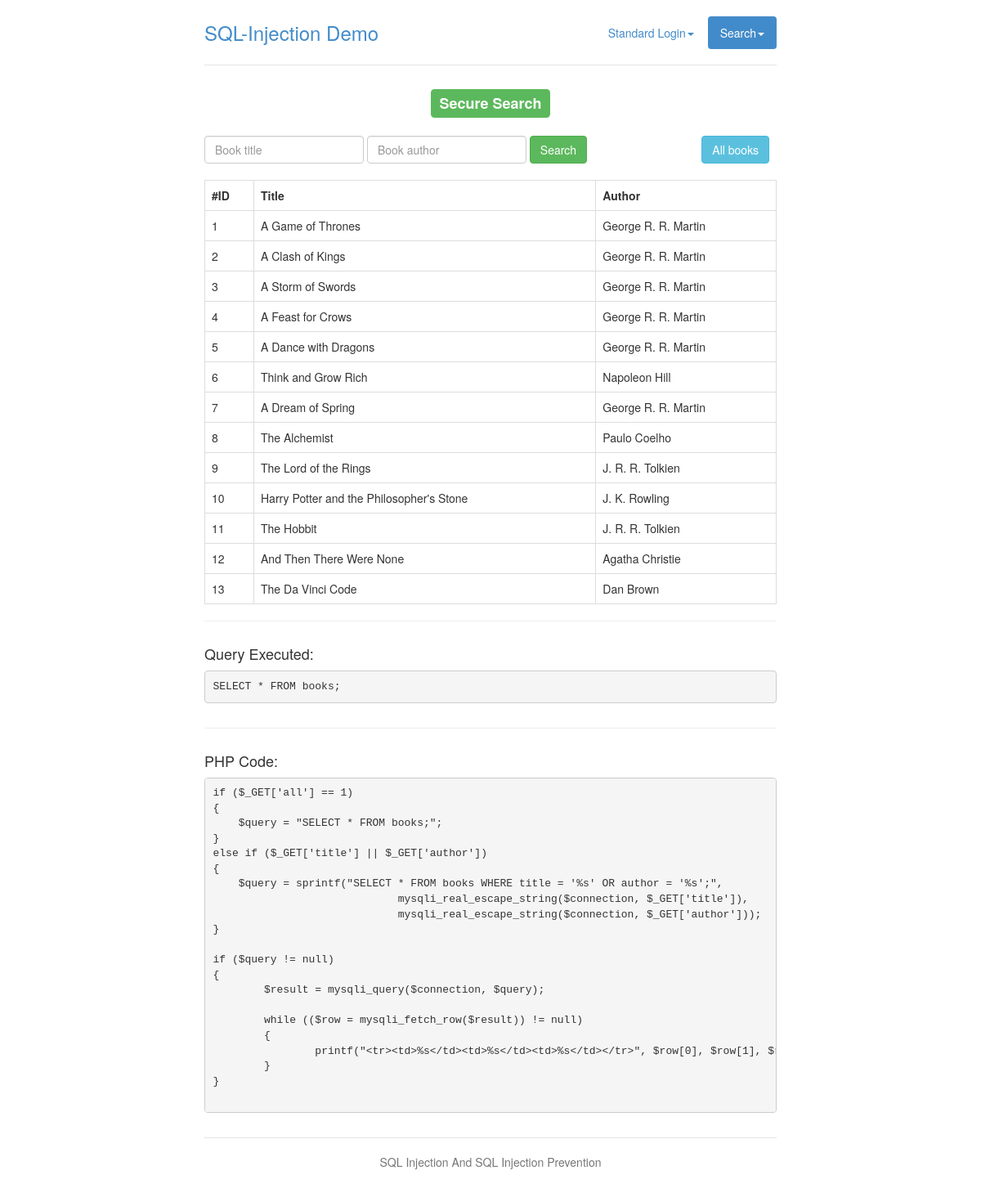
The app's page /books2.php?all=1 with its own data.
### tables this page shows
CREATE TABLE `books` (
  `id` int(11) NOT NULL,
  `title` varchar(50) NOT NULL DEFAULT '0',
  `author` varchar(50) NOT NULL DEFAULT '0'
);

### www/books2.php (the view, shortened to what this page needs)
<?php
    require "db_connect.php";
?>
<!DOCTYPE html>
<html lang="en">
  <head>
    <link href="css/bootstrap.min.css" rel="stylesheet">
    <link href="css/style.css" rel="stylesheet">
  </head>
  <body>
    <div class="container">
      <div class="header hidden-xs">
        <ul class="nav nav-pills pull-right">
          <li class="dropdown">
            <a href="#" class="dropdown-toggle" data-toggle="dropdown">Standard Login<b class="caret"></b></a>
          </li>
          <li class="active dropdown">
            <a href="#" class="dropdown-toggle" data-toggle="dropdown">Search<b class="caret"></b></a>
          </li>
        </ul>
		<h3 class="text-muted"><a href="index.php">SQL-Injection Demo</a></h3>
      </div>
      <h3 class="text-center"><span class="label label-success">
Secure Search</span></h3><br>
      <div class="row">
        <div class="col-sm-10">
          <form class="form-inline" role="form" action="books2.php" method="GET">
            <div class="form-group">
              <input type="text" name="title" class="form-control" placeholder="Book title">
            </div>
            <div class="form-group">
              <input type="text" name="author" class="form-control"placeholder="Book author">
            </div>
            <button type="submit" class="btn btn-success">Search</button>
          </form>
        </div>
        <div class="col-sm-2">
          <a href="books2.php?all=1"><button type="button" class="btn btn-info">All books</button></a>
        </div>
      </div>
      <br>
      <table class="table table-bordered">
        <tr>
          <th>#ID</th>
          <th>Title</th>
          <th>Author</th>
        </tr>
      <?php
        if ($_GET['all'] == 1)
        {
            $query = "SELECT * FROM books;";
        }
        if ($query != null)
		{
			$result = mysqli_query($connection, $query);
			while (($row = mysqli_fetch_row($result)) != null)
			{
				printf("<tr><td>%s</td><td>%s</td><td>%s</td></tr>", $row[0], $row[1], $row[2]);
			}
		}
      ?>
      </table>
      <hr>
      <div class="row">
        <div class="col-sm-12">
          <h4>Query Executed:</h4>
        </div>
      </div>
      <div class="row">
        <div class="col-sm-12">
          <div class="highlight">
            <pre><?= $query ?></pre>
          </div>
        </div>
      </div>
      <hr>
      <div class="row">
        <div class="col-sm-12">
          <h4>PHP Code:</h4>
        </div>
      </div>
      <div class="row">
        <div class="col-sm-12">
          <div class="highlight">
            <pre>
if ($_GET['all'] == 1)
{
    $query = "SELECT * FROM books;";
}
else if ($_GET['title'] || $_GET['author'])
{
    $query = sprintf("SELECT * FROM books WHERE title = '%s' OR author = '%s';",
                             mysqli_real_escape_string($connection, $_GET['title']),
                             mysqli_real_escape_string($connection, $_GET['author']));
}
if ($query != null)
{
	$result = mysqli_query($connection, $query);
	while (($row = mysqli_fetch_row($result)) != null)
	{
		printf("&lt;tr&gt;&lt;td&gt;%s&lt;/td&gt;&lt;td&gt;%s&lt;/td&gt;&lt;td&gt;%s&lt;/td&gt;&lt;/tr&gt;", $row[0], $row[1], $row[2]);
	}
}
            </pre>
          </div>
        </div>
      </div>
      <br>
      <?php include("footer.php"); ?>
    </div>
  </body>
</html>

### www/css/style.css (style rules this page uses)
body { padding-top: 20px; padding-bottom: 20px; }
.header, .marketing, .footer { padding-right: 15px; padding-left: 15px; }
.header { border-bottom: 1px solid #e5e5e5; }
.header h3 { padding-bottom: 19px; margin-top: 0; margin-bottom: 0; line-height: 40px; }
.header a { text-decoration: none; }
@media (min-width: 768px) { .container { max-width: 730px; } }
@media screen and (min-width: 768px) { .header, .marketing, .footer { padding-right: 0; padding-left: 0; } }
@media screen and (min-width: 768px) { .header { margin-bottom: 30px; } }

### records on screen
books: id "1", title "A Game of Thrones", author "George R. R. Martin"
books: id "2", title "A Clash of Kings", author "George R. R. Martin"
books: id "3", title "A Storm of Swords", author "George R. R. Martin"
books: id "4", title "A Feast for Crows", author "George R. R. Martin"
books: id "5", title "A Dance with Dragons", author "George R. R. Martin"
books: id "6", title "Think and Grow Rich", author "Napoleon Hill"
books: id "7", title "A Dream of Spring", author "George R. R. Martin"
books: id "8", title "The Alchemist", author "Paulo Coelho"
books: id "9", title "The Lord of the Rings", author "J. R. R. Tolkien"
books: id "10", title "Harry Potter and the Philosopher's Stone", author "J. K. Rowling"
books: id "11", title "The Hobbit", author "J. R. R. Tolkien"
books: id "12", title "And Then There Were None", author "Agatha Christie"
books: id "13", title "The Da Vinci Code", author "Dan Brown"

### other values on screen
$query "SELECT * FROM books;"
